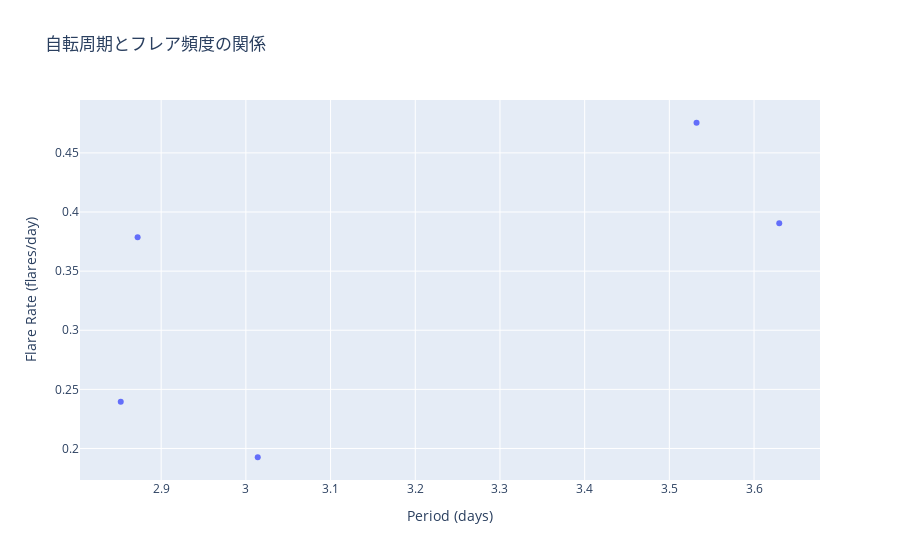

Notebook code cell kept with this figure:
### Code cell
# 周期とフレア頻度の相関
fig = px.scatter(
    x=FlareDetector_DS_Tuc_A.array_per,
    y=FlareDetector_DS_Tuc_A.array_flare_ratio,
    title="自転周期とフレア頻度の関係",
    labels={"x": "Period (days)", "y": "Flare Rate (flares/day)"}
)
fig.show()

### Figure 1 — Plotly figure (JSON) as saved in the notebook; plotly's stock layout.template omitted (floating-point values rounded to 4 significant figures)
{"data": [{"hovertemplate": "Period (days)=%{x}<br>Flare Rate (flares/day)=%{y}<extra></extra>", "legendgroup": "", "marker": {"color": "#636efa", "symbol": "circle"}, "mode": "markers", "name": "", "orientation": "v", "showlegend": false, "type": "scatter", "x": [2.852, 3.63, 3.532, 3.014, 2.872], "xaxis": "x", "y": [0.2395, 0.3905, 0.4755, 0.1926, 0.3786], "yaxis": "y"}], "layout": {"legend": {"tracegroupgap": 0}, "title": {"text": "自転周期とフレア頻度の関係"}, "xaxis": {"anchor": "y", "domain": [0, 1], "title": {"text": "Period (days)"}}, "yaxis": {"anchor": "x", "domain": [0, 1], "title": {"text": "Flare Rate (flares/day)"}}}}
